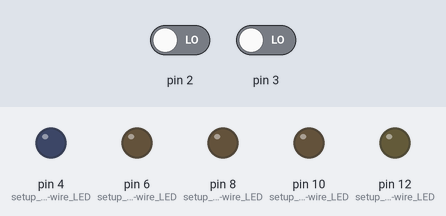
The sketch below on a simulated Arduino Uno, built with avr-gcc and run on an emulated ATmega328P. On the bench: output pins drawn as LEDs (lit = HIGH). Inputs (shaded band) come from the test bench; at power-on: pin 2 LOW, pin 3 LOW.

Above: at 1.2 s.
1.3 s: pin 2 driven HIGH
At 3.67 s:
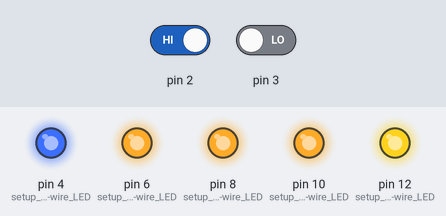
4.3 s: pin 2 driven LOW
At 5.2 s:
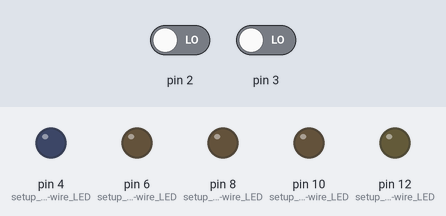
5.8 s: pin 3 driven HIGH
At 5.88 s:
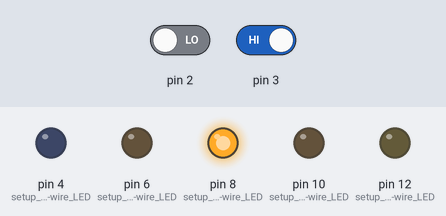
Timing chart, 0 to 14.8 s (numbered marks = the images above; inputs shaded):
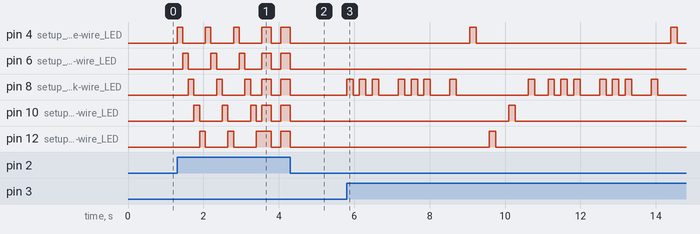

The sketch:

code_Liyan.ino
```cpp
void setup()
{
  pinMode(4,OUTPUT);//setup for blue-wire LED
  pinMode(6,OUTPUT);//setup for brown-wire LED
  pinMode(8, OUTPUT);//setup for pink-wire LED
  pinMode(10,OUTPUT);//setup for grey-wire LED
  pinMode(12,OUTPUT);//setup for orange-wire LED
}

//function declaration
void blinkAfterEachOther();
void blinkTwice();
void blinkthreetimes();
void jingleBells();

void loop()
{
  //switch 1 (purple wire)
  int switchP = digitalRead(2);
  if (switchP == HIGH)
  {
    for (int i=0;i<=2;i++) //run the first pattern 3 times
    {
      blinkAfterEachOther();
    }
    blinkTwice(); // then run blink twice
  }
  //switch 2 (yellow wire)
  int switchY = digitalRead(3);
  if (switchY == HIGH) // if switch is pressed, run the jingle bells function once
  {
    jingleBells();
  }
}

//function definitions
void blinkAfterEachOther() // function for switch 1 that allows the LEDs to blink one after another
{
  for(int i=4;i<=12;i=i+2) //for every LED (iteration is by 2 since they are connected to even terminals)
  {
    digitalWrite(i,HIGH);
    delay(150);
    digitalWrite(i,LOW);
  }
}
void blinkTwice() //allows all the lights to blink together twice
{
  for (int i=0;i<2;i++) // loop iterates twice turning all LEDs on/off together
  {
    digitalWrite(4,HIGH);
    digitalWrite(6,HIGH);
    digitalWrite(8,HIGH);
    digitalWrite(10,HIGH);
    digitalWrite(12,HIGH);
    delay(250);
    digitalWrite(4,LOW);
    digitalWrite(6,LOW);
    digitalWrite(8,LOW);
    digitalWrite(10,LOW);
    digitalWrite(12,LOW);
    delay(250);
  }
}
void blinkthreetimes() // used in the jingleBells function, makes pink-wire LED blink 3 times
{
   for (int i=0;i<3;i++)
  {
    digitalWrite(8,HIGH);
    delay(170);
    digitalWrite(8,LOW);
    delay(170);
  }
}
void jingleBells() // LEDs match the first tune of the song Jingle Bells
{
  blinkthreetimes();
  delay(350);
  blinkthreetimes();
  delay(350);
  digitalWrite(8,HIGH);
  delay(170);
  digitalWrite(8,LOW);
  delay(350);
  digitalWrite(4,HIGH);
  delay(170);
  digitalWrite(4,LOW);
  delay(350);
  digitalWrite(12,HIGH);
  delay(170);
  digitalWrite(12,LOW);
  delay(350);
  digitalWrite(10,HIGH);
  delay(170);
  digitalWrite(10,LOW);
  delay(350);
  digitalWrite(8,HIGH);
  delay(170);
  digitalWrite(8,LOW);
  delay(350);
}
```

Measured:
- after the input at 1.3 s, pin 4 (setup_for_blue-wire_LED): goes 3 × (HIGH 0.15 s, LOW 0.60 s), HIGH 0.25 s, LOW 0.25 s, then HIGH, starting at once; pin 6 (setup_for_brown-wire_LED): LOW → HIGH after 0.15 s, → LOW 0.15 s later, → HIGH 0.60 s later, → LOW 0.15 s later, … (9 changes in this stretch)
- after the input at 4.3 s, pin 4 (setup_for_blue-wire_LED), pin 6 (setup_for_brown-wire_LED), pin 8 (setup_for_pink-wire_LED), pin 10 (setup_for_grey-wire_LED), pin 12 (setup_for_orange-wire_LED): goes on until 4.3 s, then stays LOW
- after the input at 5.8 s, pin 4 (setup_for_blue-wire_LED): alternates HIGH for 0.17 s and LOW for 5.2 s, starting after 3.3 s; pin 8 (setup_for_pink-wire_LED): LOW → HIGH at once, → LOW 0.17 s later, → HIGH 0.17 s later, → LOW 0.17 s later, … (30 changes in this stretch)
